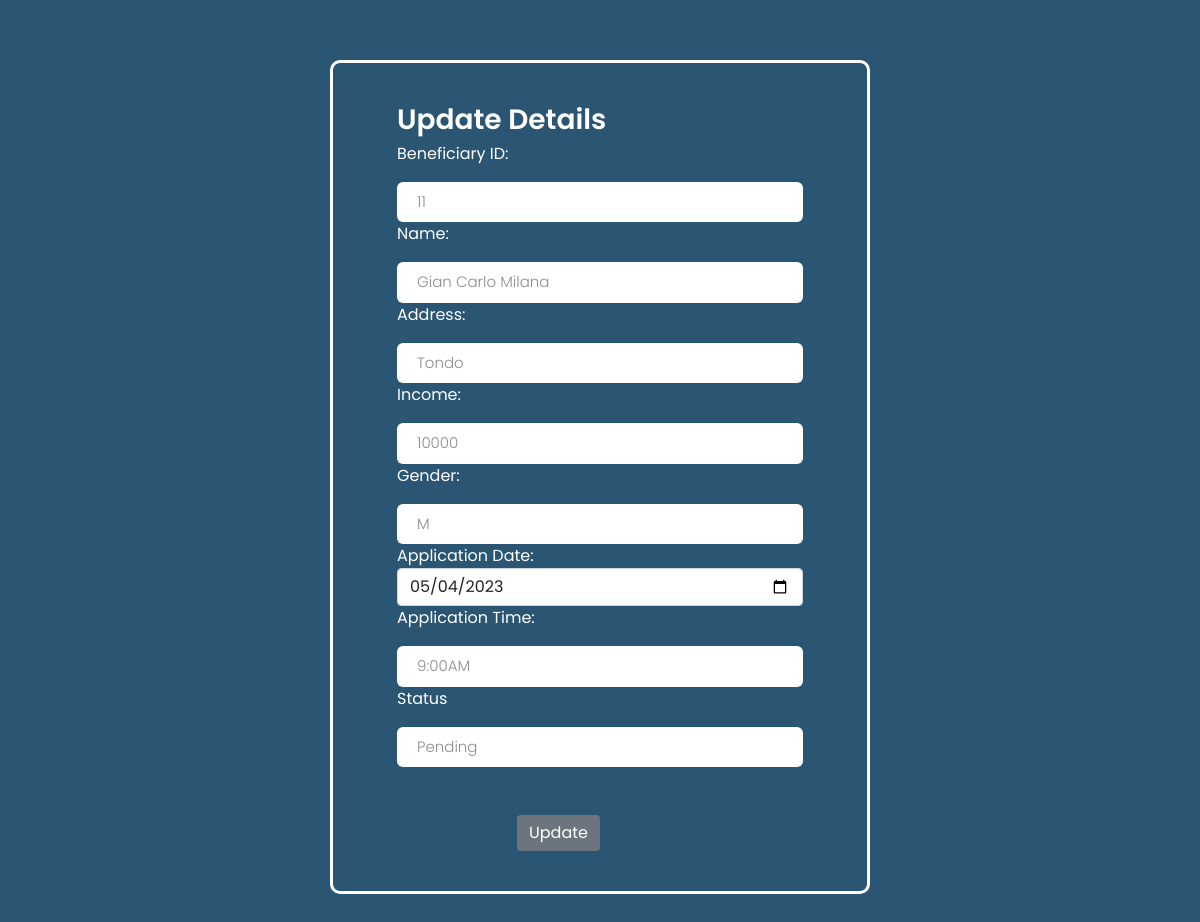
Screenshot of /edit/11 with the database file from the repository.
### myapp/models.py (models this page shows, shortened)
class Applicant(models.Model):
    GENDER_CHOICES = (
        ('M', 'Male'),
        ('F', 'Female')
    )
    TIME_CHOICES = (
        ('8:00AM', '8:00AM'),
        ('9:00AM', '9:00AM'),
        ('10:00AM', '10:00AM'),
        ('11:00AM', '11:00AM'),
        ('12:00PM', '12:00PM'),
        ('1:00PM', '1:00PM'),
        ('2:00PM', '2:00PM'),
        ('3:00PM', '3:00PM'),
        ('4:00PM', '4:00PM'),
        ('5:00PM', '5:00PM'),
    )
    name = models.CharField(max_length=250)
    address = models.CharField(max_length=250)
    income = models.CharField(max_length=200)
    gender = models.CharField(max_length=5, choices=GENDER_CHOICES)
    appdate = models.CharField(max_length=20)
    apptime = models.CharField(max_length=20, choices=TIME_CHOICES)
    status = models.CharField(max_length=250, null=True, blank=True)

### myapp/views.py (the view)
# urls.py: path('edit/<int:id>', views.edit, name='edit'),
def edit(request, id):
    applicant = Applicant.objects.get(id=id)
    return render(request,'edit.html', {'applicant':applicant})

### myapp/templates/edit.html (shortened to what this page needs)
<!DOCTYPE html>
<html lang="en">
<head>
    <link href="https://cdn.jsdelivr.net/npm/bootstrap@5.0.2/dist/css/bootstrap.min.css" rel="stylesheet">
</head>
<body>
<div class="container">
    <div class="form-body">
        <div class="row">
            <div class="form-holder">
                <div class="form-content">
                    <div class="form-items">
                        <form method="POST" class="post-form" action="/update/{{applicant.id}}">
                            <div class="container">
                                <div class="col-12">
                                    <h3>Update Details</h3>
                                </div>
                                <div class="col-md-12">
                                    <label>Beneficiary ID:</label>
                                    <input type="text" class="form-control" name="id" id="id" required maxlength="20" value="{{ applicant.id }}"/>
                                </div>
                                <div class="col-md-12">
                                    <label>Name:</label>
                                    <input type="text" class="form-control" name="name" id="name" required maxlength="100" value="{{ applicant.name }}" />
                                </div>
                                <div class="col-md-12">
                                    <label>Address:</label>
                                    <input type="text" class="form-control" name="address" id="address" required maxlength="15" value="{{ applicant.address }}" />
                                </div>
                                <div class="col-md-12">
                                    <label>Income:</label>
                                    <input type="text" class="form-control" name="income" id="income" required maxlength="15" value="{{ applicant.income }}" />
                                </div>
                                <div class="col-md-12">
                                    <label>Gender:</label>
                                    <input type="text" class="form-control" name="gender" id="gender" required maxlength="15" value="{{ applicant.gender }}" />
                                </div>
                                <div class="col-md-12">
                                    <label>Application Date:</label>
                                    <input type="date" class="form-control" name="appdate" id="appdate" required maxlength="15" value="{{ applicant.appdate }}" />
                                </div>
                                <div class="col-md-12">
                                    <label>Application Time:</label>
                                    <input type="text" class="form-control" name="apptime" id="apptime" required maxlength="15" placeholder="8:00AM TO 5:00PM ONLY" value="{{ applicant.apptime }}" />
                                </div>
                                <div class="col-md-12">
                                    <label>Status</label>
                                    <input type="text" class="form-control" name="status" id="status" maxlength="15" value="{{ applicant.status }}" />
                                </div>
                                <div class="form-button mt-5">
                                    <button type="submit" class="btn btn-primary" style="margin-left: 120px;">Update</button>
                                </div>
                            </div>
                        </form>
                    </div>
                </div>
            </div>
        </div>
    </div>
</div>
</body>
</html>

### myapp/templates/edit.html (style rules this page uses)
*, body { font-family: 'Poppins', sans-serif; font-weight: 400; -webkit-font-smoothing: antialiased; text-rendering: optimizeLegibility; -moz-osx-font-smoothing: grayscale; }
html, body { height: 100%; background-color: #2a5673; overflow: hidden; }
.form-holder { display: flex; flex-direction: column; justify-content: center; align-items: center; text-align: center; min-height: 100vh; }
.form-holder .form-content { position: relative; text-align: center; display: -webkit-box; display: -moz-box; display: -ms-flexbox; display: -webkit-flex; display: flex; -webkit-justify-content: center; justify-content: center; -webkit-align-items: center; align-items: center; padding: 60px; }
.form-content .form-items { border: 3px solid #fff; padding: 40px; display: inline-block; width: 100%; min-width: 540px; -webkit-border-radius: 10px; -moz-border-radius: 10px; border-radius: 10px; text-align: left; -webkit-transition: all 0.4s ease; transition: all 0.4s ease; }
.form-content h3 { color: #fff; text-align: left; font-size: 28px; font-weight: 600; margin-bottom: 5px; }
.form-content label, .was-validated .form-check-input:invalid~.form-check-label, .was-validated .form-check-input:valid~.form-check-label { color: #fff; }
.form-content input[type=text], .form-content input[type=password], .form-content input[type=email], .form-content select { width: 100%; padding: 9px 20px; text-align: left; border: 0; outline: 0; border-radius: 6px; background-color: #fff; font-size: 15px; font-weight: 300; color: #8D8D8D; -webkit-transition: all 0.3s ease; transition: all 0.3s ease; margin-top: 16px; }
.btn-primary { background-color: #6C757D; outline: none; border: 0px; box-shadow: none; }

### rows the page displays
Applicant: id "11", name "Gian Carlo Milana", address "Tondo", income "10000", gender "M", appdate "05/04/2023", apptime "9:00AM", status "Pending"
